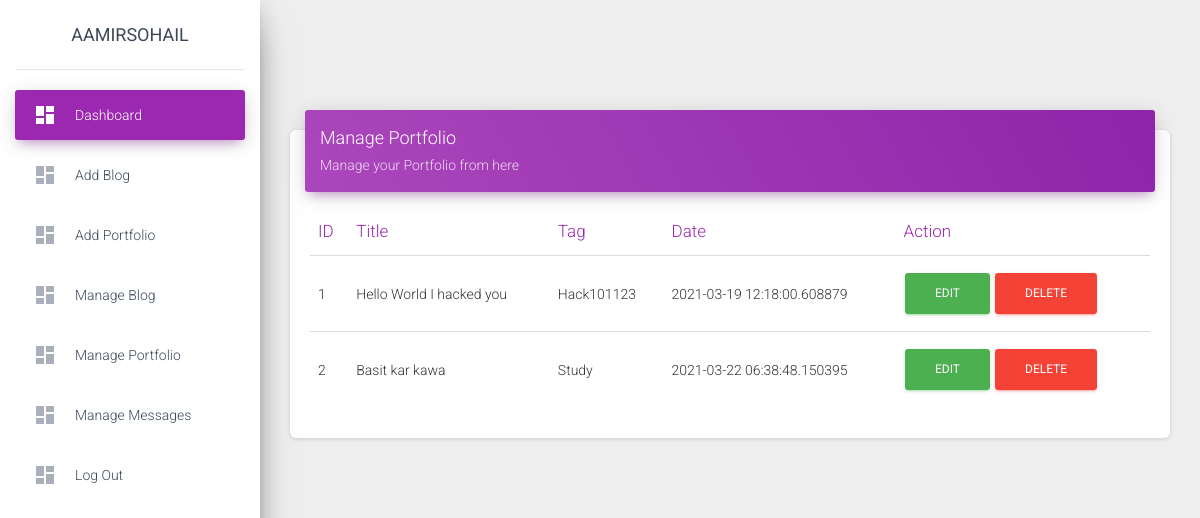
The app's page /admin/manage_portfolio.php (signed in) with its own data.
### tables this page shows
CREATE TABLE `portfolio` (
  `id` int(11) NOT NULL,
  `title` varchar(255) NOT NULL,
  `tag` varchar(255) NOT NULL,
  `img` varchar(255) NOT NULL,
  `datee` timestamp(6) NOT NULL DEFAULT current_timestamp(6)
);

### admin/manage_portfolio.php (the view)
<?php
include_once('./db/connection.php');
include('./includes/header.php');
$sql = "SELECT * FROM portfolio";
$result = mysqli_query($conn, $sql);
?>
      <div class="content">
        <div class="container-fluid">
          <div class="row">
            <div class="col-md-12">
              <div class="card">
                <div class="card-header card-header-primary">
                  <h4 class="card-title ">Manage Portfolio</h4>
                  <p class="card-category">Manage your Portfolio from here</p>
                </div>
                <div class="card-body">
                  <div class="table-responsive">
                    <table class="table">
                      <thead class=" text-primary">
                        <th>
                          ID
                        </th>
                        <th>
                          Title
                        </th>
                        <th>
                          Tag
                        </th>
                        <th>
                          Date
                        </th>
                        <th>
                          Action
                        </th>
                      </thead>
                      <tbody>
                        <?php
                        $i = 1;
                        while ($row = mysqli_fetch_assoc($result)) {
                        ?>
                        <tr>
                          <td>
                            <?php echo $i++;?>
                          </td>
                          <td>
                            <?php echo $row['title']?>
                          </td>
                          <td>
                            <?php echo $row['tag']?>
                          </td>
                          <td>
                            <?php echo $row['datee']?>
                          </td>
                          <td class="text-primary">
                            <a class="btn btn-success" href="edit_portfolio.php?id=<?php echo $row['id']?>">Edit</a>
                            <a class="btn btn-danger" href="delete_portfolio.php?id=<?php echo $row['id']?>">Delete</a>
                          </td>
                        </tr>
                       <?php } ?>
                      </tbody>
                    </table>
                  </div>
                </div>
              </div>
            </div>
          </div>
        </div>
      </div>
<?php include('./includes/footer.php'); ?>

### records on screen
portfolio: title "Hello World I hacked you", tag "Hack101123", datee "2021-03-19 12:18:00.608879"
portfolio: title "Basit kar kawa", tag "Study", datee "2021-03-22 06:38:48.150395"
